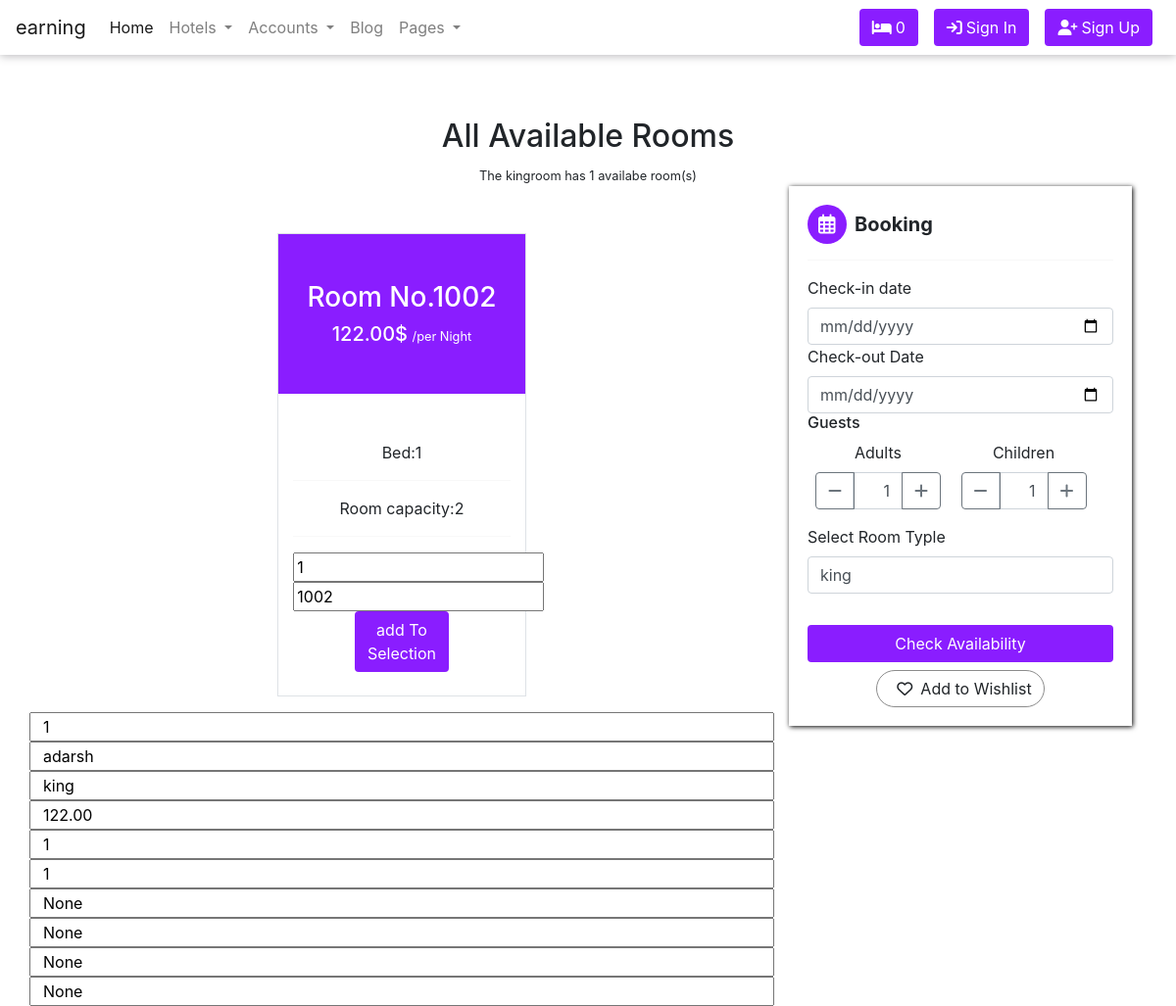
The app's page /detail/adarsh/room-type/adarsh-b-s/, older data.
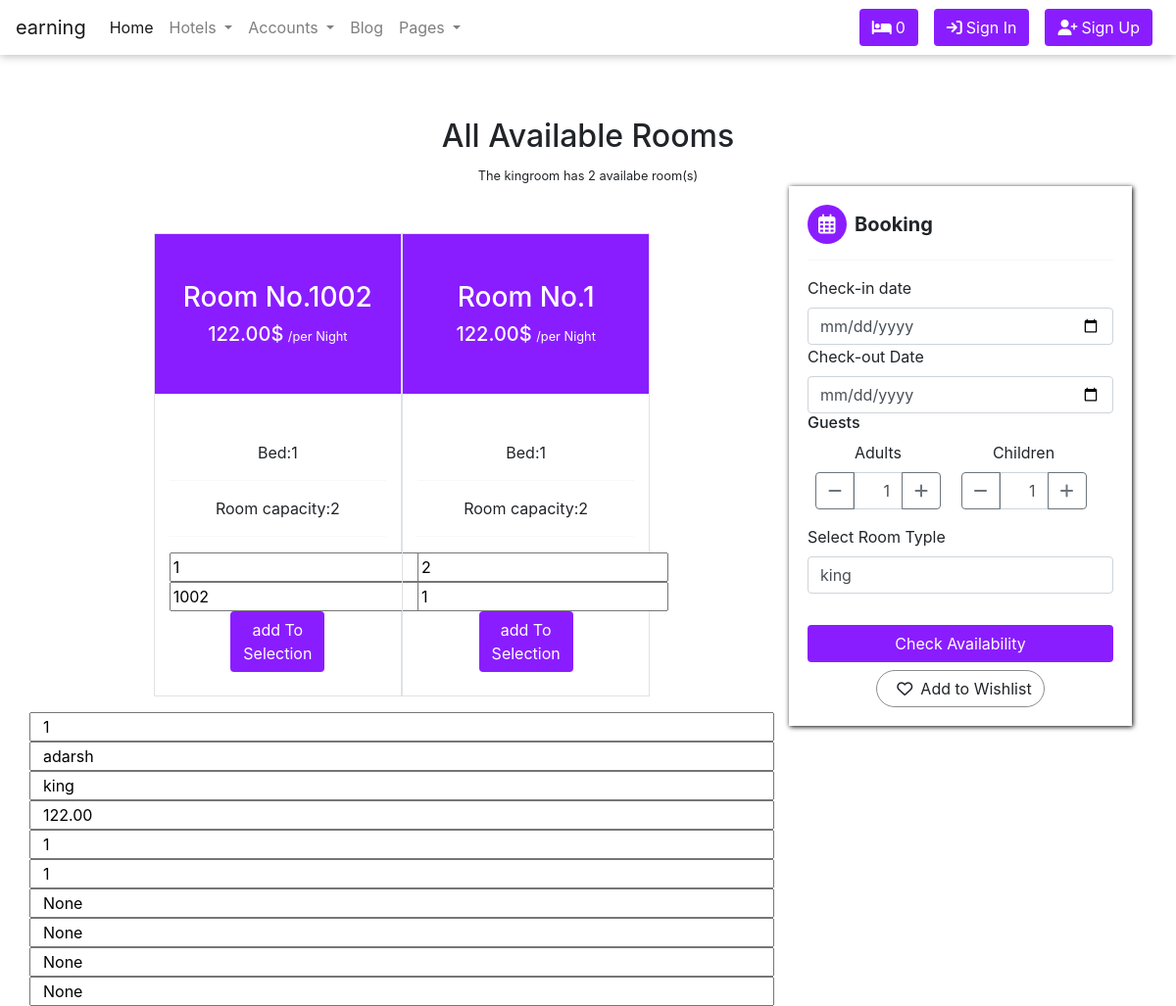
The same page, newer data.
### hotel/models.py (models this page shows, shortened)
class Room(models.Model):
    hotel = models.ForeignKey(Hotel,on_delete=models.CASCADE,related_name='rooms')
    room_type=models.ForeignKey(RoomType, on_delete=models.CASCADE,related_name='room_types')
    room_number = models.CharField(max_length=1000)
    is_available= models.BooleanField(default=True)
    rid = ShortUUIDField(unique=True, length=10, max_length=20, alphabet='abcdefghijklmnopqrstuvwxyz')
    date = models.DateTimeField(auto_now_add=False)
    class Meta:
        verbose_name_plural = "Rooms"

class RoomType(models.Model):
    hotel =models.ForeignKey(Hotel,on_delete=models.CASCADE)
    type = models.CharField(max_length=10)
    price = models.DecimalField(max_digits=122, decimal_places=2, default=0.00)
    number_of_beds= models.PositiveIntegerField(default=0)
    room_capacity=models.PositiveBigIntegerField(default=0)
    rtid = ShortUUIDField(unique=True, length=10, max_length=20, alphabet='abcdefghijklmnopqrstuvwxyz')
    slug= models.SlugField(unique=True)
    data = models.DateTimeField(auto_now_add=True)
    class Meta:
        verbose_name_plural = "Room type"

### hotel/views.py (the view)
# urls.py: path('detail/<slug:slug>/room-type/<slug:rt_slug>/',views.room_type_detail,name="room_type_detail")
def room_type_detail(request, slug,rt_slug):
    hotel =Hotel.objects.get(status='Live', slug=slug)
    room_type= RoomType.objects.get(hotel=hotel,slug=rt_slug)
    rooms= Room.objects.filter(room_type=room_type, is_available=True)
    id=request.GET.get('hotel-id')
    checkin=request.GET.get('checkin')
    checkout=request.GET.get('checkout')
    adutl=request.GET.get('adult')
    children=request.GET.get('children')
    print('id===',id)
    context={
        'hotel':hotel,
        'room_type':room_type,
        'rooms':rooms,
        'checkin':checkin,
        'checkout':checkout,
        'adult':adutl,
        'children':children
    }
    return render(request,'hotel/room_type_detail.html',context)

### hotel/models.py (called while the page is built)
    def hotel_room_types(self):
        return RoomType.objects.filter(hotel=self)

### templates/hotel/room_type_detail.html (shortened to what the changed rows need)
{% extends "base/base.html" %} {% block content %}
<div class="container text-center mt-5 pt-3">
  <h2>All Available Rooms</h2>
  <small>The {{room_type.type}}room has {{rooms.count}} availabe room(s)</small>
</div>
<div class="container">
  <div class="row">
    <div class="col-md-8 col-12">
      <div class="container m-0 p-0">
        <div class="row d-flex justify-content-center ">
          {% for r in rooms %}
          <div class="col-4  border mt-5 mb-3  px-0">
            <div class="col-12 text-center nav_btn py-5 my-0">
              <h3>Room No.{{r.room_number}}</h3>
              <h5 class="d-inline">{{r.room_type.price}}$</h5>
              <small>/per Night</small>
            </div>
            <div class="col-12 text-center mt-5">
              <p>Bed:{{r.room_type.number_of_beds}}</p>
              <hr />
              <p>Room capacity:{{r.room_type.room_capacity}}</p>
              <hr />
              <div>
              <input type="text" class="room_id_{{r.id}}" value="{{r.id}}" id='room_id' >
              <input type="text" class="room_number_{{r.id}}" value="{{r.room_number}}" id="room_number">
              </div>
              <button class="btn nav_btn mb-4">
                add To <br />
                Selection
              </button>
            </div>
          </div>
          {% endfor %}
        </div>
      </div>
    </div>
  </div>
</div>
{% endblock content %}

Row changes from the older to the newer data that the page shows:
added Room: room_number "1", room_type.price "122.00", room_type.number_of_beds "1", room_type.room_capacity "2", id "2"
Text that changed along with them:
{{ rooms.count }}: "1" → "2"
